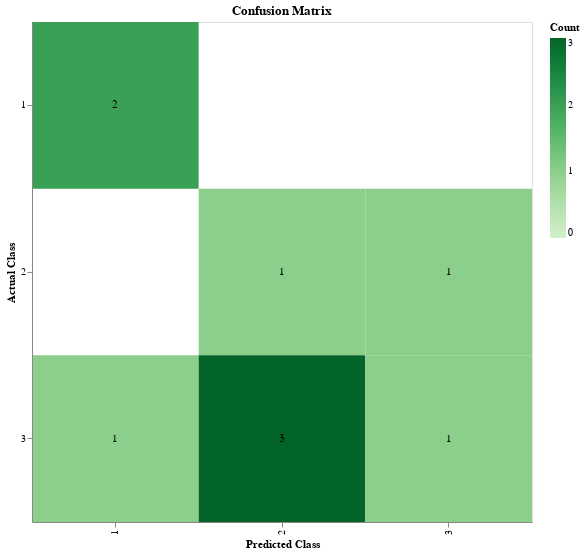

The notebook cell this image was saved under:
### Code cell
confusion_matrix(data, "predicted_col", "actual_col", title="Confusion Matrix", share=False)

### Figure 1 — Vega-Lite specification as saved in the notebook (floating-point values rounded to 4 significant figures)
{"config": {"view": {"continuousWidth": 400, "continuousHeight": 300}}, "layer": [{"mark": "rect", "encoding": {"color": {"type": "quantitative", "field": "count", "legend": {"title": "Count"}, "scale": {"domain": [0, 3], "scheme": "greens"}}, "x": {"type": "ordinal", "field": "predicted_col", "title": "Predicted Class"}, "y": {"type": "ordinal", "field": "actual_col", "title": "Actual Class"}}}, {"mark": {"type": "text", "align": "center", "baseline": "middle"}, "encoding": {"color": {"value": "black"}, "text": {"type": "quantitative", "field": "count"}, "x": {"type": "ordinal", "field": "predicted_col"}, "y": {"type": "ordinal", "field": "actual_col"}}}], "data": {"name": "data-81182de1b29612f47577a5a2c9bb693f"}, "height": 500, "title": {"text": "Confusion Matrix"}, "width": 500, "$schema": "https://vega.github.io/schema/vega-lite/v4.8.1.json", "datasets": {"data-81182de1b29612f47577a5a2c9bb693f": [{"predicted_col": 1, "actual_col": 1, "count": 2, "share": 0.2222}, {"predicted_col": 1, "actual_col": 3, "count": 1, "share": 0.1111}, {"predicted_col": 2, "actual_col": 2, "count": 1, "share": 0.1111}, {"predicted_col": 2, "actual_col": 3, "count": 3, "share": 0.3333}, {"predicted_col": 3, "actual_col": 2, "count": 1, "share": 0.1111}, {"predicted_col": 3, "actual_col": 3, "count": 1, "share": 0.1111}]}}
